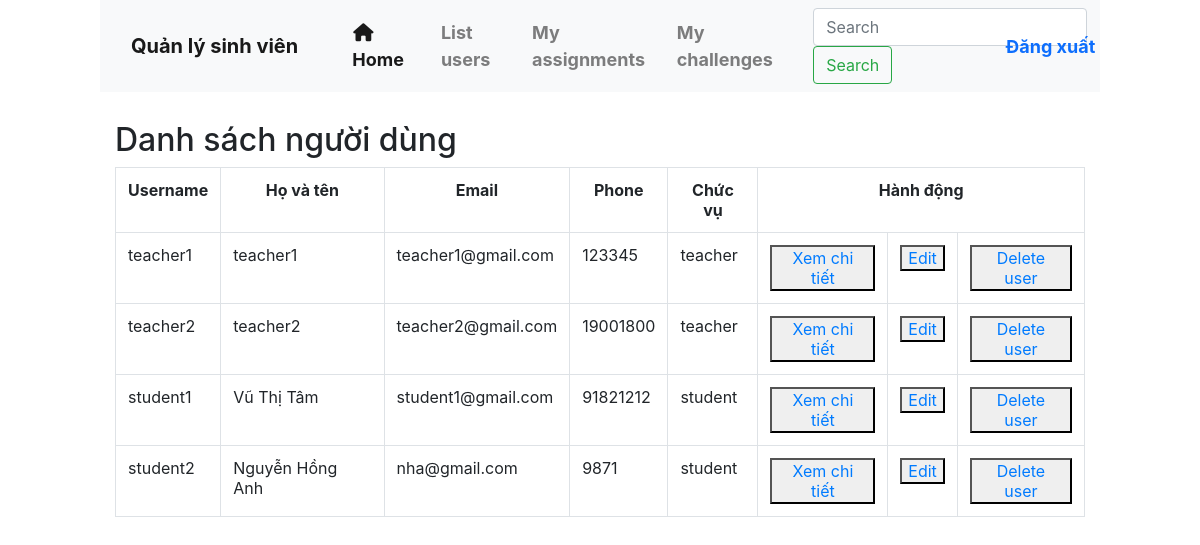
Screenshot of /member.php (signed in) with the database file from the repository.
### tables this page shows
CREATE TABLE `users` (
  `id` int(5) UNSIGNED NOT NULL,
  `username` varchar(50) NOT NULL COMMENT 'Tên đăng nhập',
  `password` varchar(50) NOT NULL COMMENT 'Mật khẩu',
  `hoten` varchar(128) NOT NULL COMMENT 'Họ và tên',
  `email` varchar(128) DEFAULT NULL COMMENT 'Email cá nhân',
  `phone` int(16) UNSIGNED DEFAULT NULL COMMENT 'Số điện thoại',
  `avatar` varchar(512) DEFAULT NULL COMMENT 'Link ảnh đại diện',
  `role` varchar(10) NOT NULL,
  `updatedAt` timestamp NOT NULL DEFAULT current_timestamp() ON UPDATE current_timestamp()
);

### member.php (the view, shortened to what this page needs)
<?php
include("connect.php");
if (isset($_SESSION['username'])) {
    $sql_student = "SELECT username, hoten, email, phone, role, id FROM users";
    $result_student = $connect->query($sql_student);
} else {
    echo '<script language="javascript">window.location="login.php"</script>';
}
?>
<html>
<head>
<link rel="stylesheet" href="https://stackpath.bootstrapcdn.com/bootstrap/4.1.1/css/bootstrap.min.css">
</head>
<?php include("header.php") ?>
    <div class="col-md-10 mx-auto" style="margin-top: 10%;">
    <h2>Danh sách người dùng</h2>
    <table class="table table-bordered">
    <tr style="text-align:center">
        <th>Username</th>
        <th>Họ và tên</th>
        <th>Email</th>
        <th>Phone</th>
        <th>Chức vụ</th>
        <th colspan=3 >Hành động</th>
    </tr>
    <?php while ($row = mysqli_fetch_array($result_student)): ?>
        <tr>
            <td><?php echo htmlspecialchars($row['username']); ?></td>
            <td><?php echo htmlspecialchars($row['hoten']); ?></td>
            <td><?php echo htmlspecialchars($row['email']); ?></td>
            <td><?php echo htmlspecialchars($row['phone']); ?></td>
            <td><?php echo htmlspecialchars($row['role']); ?></td>
            <td><button><a href="profile.php?id=<?php echo $row['id'];?>">Xem chi tiết</a></button>
            <td><button><a href="edit_profile.php?id=<?php echo $row['id'];?>">Edit</a></button>
            <td><button><a href="profile.php?id=<?php echo $row['id'];?>&action=delete">Delete user</a></button>
        </tr>
        <?php endwhile; ?>
    </table>
</div>

### rows the page displays
users: username "teacher1", hoten "teacher1", email "teacher1@gmail.com", phone "123345", role "teacher"
users: username "teacher2", hoten "teacher2", email "teacher2@gmail.com", phone "19001800", role "teacher"
users: username "student1", hoten "Vũ Thị Tâm", email "student1@gmail.com", phone "91821212", role "student"
users: username "student2", hoten "Nguyễn Hồng Anh", email "nha@gmail.com", phone "9871", role "student"
